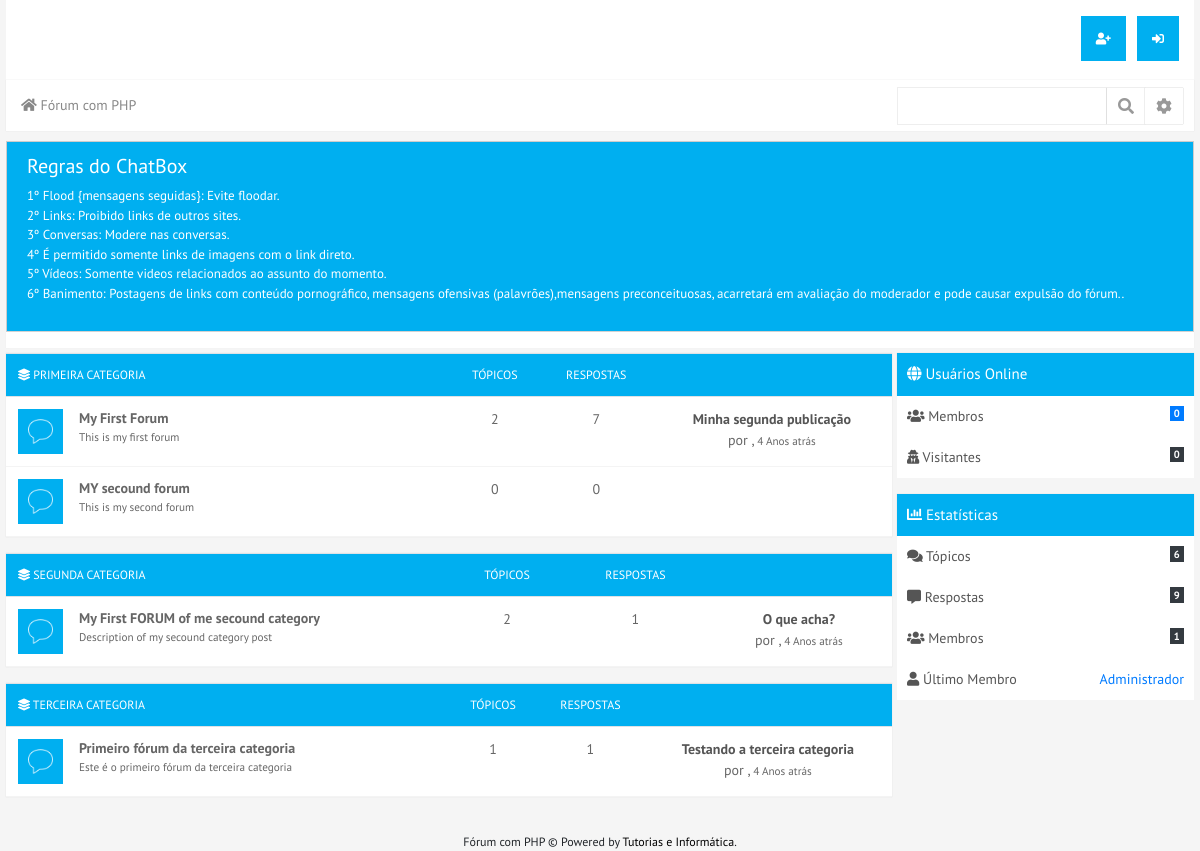
The page /forum/index.php on the database its author committed.
### tables this page shows
CREATE TABLE `configs_site` (
  `id` int(20) NOT NULL,
  `titulo` varchar(200) NOT NULL,
  `pontos_por_curtidas` int(20) NOT NULL DEFAULT '1',
  `description` varchar(200) DEFAULT NULL,
  `keywords` varchar(200) DEFAULT NULL,
  `banner` varchar(200) DEFAULT NULL,
  `icon` varchar(200) DEFAULT NULL
);

CREATE TABLE `chatbox` (
  `id` int(11) NOT NULL,
  `regras` text NOT NULL,
  `min_permission` int(200) NOT NULL DEFAULT '0'
);

CREATE TABLE `categorias` (
  `id` int(20) NOT NULL,
  `categoria` varchar(200) NOT NULL
);

CREATE TABLE `forums` (
  `id` int(20) NOT NULL,
  `categoria` varchar(200) NOT NULL,
  `titulo` varchar(200) NOT NULL,
  `descricao` varchar(200) NOT NULL,
  `status` int(200) NOT NULL,
  `permissao` int(20) NOT NULL
);

CREATE TABLE `topicos` (
  `id` int(20) NOT NULL,
  `forum` int(20) NOT NULL,
  `categoria` int(200) NOT NULL,
  `visitas` int(200) NOT NULL DEFAULT '0',
  `titulo` varchar(200) NOT NULL,
  `mensagem` text NOT NULL,
  `postador` varchar(200) NOT NULL,
  `data` varchar(200) NOT NULL,
  `status` int(20) NOT NULL DEFAULT '1',
  `curtidas` int(200) DEFAULT '0',
  `resolvido` int(20) NOT NULL DEFAULT '0',
  `fixo` int(20) NOT NULL DEFAULT '0'
);

CREATE TABLE `respostas` (
  `id` int(20) NOT NULL,
  `id_topico` int(20) NOT NULL,
  `id_forum` int(200) NOT NULL,
  `id_categoria` int(200) NOT NULL,
  `postador` varchar(200) NOT NULL,
  `resposta` text NOT NULL,
  `data` varchar(200) NOT NULL,
  `curtidas` int(200) NOT NULL
);

CREATE TABLE `usuarios` (
  `id` int(20) NOT NULL,
  `nome` varchar(200) NOT NULL,
  `usuario` varchar(200) NOT NULL,
  `foto` varchar(200) NOT NULL,
  `senha` varchar(200) NOT NULL,
  `email` varchar(200) NOT NULL,
  `nivel` int(200) NOT NULL DEFAULT '0',
  `pontos` int(200) NOT NULL DEFAULT '1',
  `ativo` int(20) NOT NULL DEFAULT '1',
  `ativo_chat` int(20) NOT NULL DEFAULT '1',
  `nascimento` varchar(200) DEFAULT NULL,
  `sexo` int(20) DEFAULT NULL,
  `pais` varchar(200) DEFAULT NULL,
  `estado` varchar(200) DEFAULT NULL,
  `sobre` varchar(200) DEFAULT NULL,
  `hobbies` varchar(200) DEFAULT NULL,
  `skills` varchar(200) DEFAULT NULL,
  `data_cadastro` varchar(200) DEFAULT NULL
);

### forum/pags/inicio.php (called while the page is built)
<?php
	$forum = new forum($con);
	$forum->get_category();
?>

### forum/lib/classes.php (the view, shortened to what this page needs)
<?php
	class forum extends usuarios{
		public $con = null;
		public function __construct($con){
			$this->con = $con;
		}
		public function strReplace($str) {
		    $str = preg_replace('/[áàãâä]/ui', 'a', $str);
		    $str = preg_replace('/[éèêë]/ui', 'e', $str);
		    $str = preg_replace('/[íìîï]/ui', 'i', $str);
		    $str = preg_replace('/[óòõôö]/ui', 'o', $str);
		    $str = preg_replace('/[úùûü]/ui', 'u', $str);
		    $str = preg_replace('/[ç]/ui', 'c', $str);
		    $str = preg_replace('/[^a-z0-9]/i', '_', $str);
		    $str = preg_replace('/_+/', '_', $str);
		    return $str;
		}
		function get_data(){
			return date('d-m-Y H:i:s');
		}
		function calculaDias($diaX,$diaY){
		$data1 = new DateTime($diaX);
		$data2 = new DateTime($diaY);
		$intervalo = $data1->diff($data2);
		if($intervalo->y > 1){
		  return $intervalo->y." Anos atrás";
		}elseif($intervalo->y == 1){
		  return $intervalo->y." Ano atrás";
		}elseif($intervalo->m > 1){
		  return $intervalo->m." Meses atrás";
		}elseif($intervalo->m == 1){
		  return $intervalo->m." Mês atrás";
		}elseif($intervalo->d > 1){
		  return $intervalo->d." Dias atrás";
		}elseif($intervalo->d == 1){
		  return $intervalo->d." Dia atrás";
		}elseif($intervalo->h > 1){
		  return $intervalo->h." Horas atrás";
		}elseif($intervalo->h == 1){
		  return $intervalo->h." Hora atrás";
		}elseif($intervalo->i > 1 && $intervalo->i < 59){
		  return $intervalo->i." Minutos atrás";
		}elseif($intervalo->i == 1){
		  return $intervalo->i." Minuto atrás";
		}elseif($intervalo->s < 60 && $intervalo->i <= 0){
		  return $intervalo->s." Segundo atrás";
		}
	}
	public function carrega_pagina($con){
			$url = (isset($_GET['pagina'])) ? $_GET['pagina'] : 'inicio';
			$explode = explode('/', $url);
			$dir = "pags/";
			$ext = ".php";
			if(file_exists($dir.$explode['0'].$ext)){
			  require_once($dir.$explode['0'].$ext);
			}else{
			  echo '<div class="alert alert-danger">Página não encontrada!</div>';
			}
		}
		public function mainmenu(){
			echo "
			<div class='main-title'>
			<div class='row'>
				<div class='col-sm-8'>
				  </div>
				<div class='col-sm-4'>
					<ul align='right'>";
						if(isset($_SESSION['userLogin'])){
						echo "
						<li><a href=''><i class='fas fa-home'></i></a></li>
						<li><a href='perfil/{$this->usuario}'><i class='fas fa-user'></i>{$this->badgesSolicitations()}</a></li>
						<li><a href='mensagens/'><i class='fas fa-envelope'></i>{$this->badgesMessages()}</a></li>
						<li id='logout'><a href='sair/'><i class='fas fa-power-off'></i></a></li>
						<?php ";
						}else{
						echo "
						<li><a href='registro/' data-toggle='tooltip' data-placement='top' title='Cadastrar-se'><i class='fas fa-user-plus'></i></a></li>
						<li data-toggle='tooltip' data-placement='top' title='Entrar'><a href='' data-toggle='modal' data-target='#exampleModal'><i class='fas fa-sign-in-alt'></i></a></li>";
						}
					echo "
					</ul>
				</div>
			</div>
		</div>
	    <div class='main-menu'>
	      	<div class='row'>
		      	<div class='col-sm-9'>
			  		<nav aria-label='breadcrumb'>
				  <ol class='breadcrumb'>
				    <li class='breadcrumb-item'><a href='inicio/'><i class='fas fa-home'></i> {$this->get_siteinfos('titulo')}</a></li>";
					   echo "
					  </ol>
					</nav>
		      	</div>
		      	<div class='col-sm-3 form-inline'>
		      		<div class='form-group'>
		      			<form method='POST' action='buscar/'>
		      				<input type='text' name='resultado' class='form-control' required>
		      		</div>
		      		<div class='form-group'>
		      				<button type='submit' class='btn btn-secoundary'><i class='fas fa-search'></i></button>
		      				<input type='hidden' name='env' value='form'>
		      			</form>
		      		</div>
		      		<div class='form-group'>
	      				<button type='button' class='btn btn-secoundary' data-toggle='dropdown' aria-haspopup='true' aria-expanded='false' id='btnGroupDrop1'><i class='fas fa-cog'></i></button>
	      				<div class='dropdown-menu' aria-labelledby='btnGroupDrop1'>
					      <!--<a class='dropdown-item' href='#'>Dropdown link</a>
					      <a class='dropdown-item' href='#'>Dropdown link</a>-->
					    </div>
		      		</div>
		      	</div>
	      	</div>
	    </div>
			";
		}
		public function get_category(){
			$query = $this->con->prepare("SELECT * FROM categorias ORDER BY id ASC");
			$query->execute();
			$get = $query->get_result();
			if($get->num_rows > 0){
				while($dados_categorias = $get->fetch_array()){
					$categoryId = $dados_categorias['id'];
					echo "<div class='table-responsive-xl'>
						<table class='table topics'>
							<tr>
								<th class='title'><i class='fas fa-layer-group'></i> {$dados_categorias['categoria']}</th>
								<th class='center'>Tópicos</th>
								<th class='center'>Respostas</th>
								<th class='center'></th>
							</tr>";
					$this->get_forums($categoryId);
					echo "</tr></table></div>";
				}
			}
		}
		public function get_forums($id){
			$query = $this->con->prepare("SELECT * FROM forums WHERE categoria = ?");
			$query->bind_param("i", $id);
			$query->execute();
			$get = $query->get_result();
			if($get->num_rows > 0){
				while($dados_forums = $get->fetch_array()){
					switch($dados_forums['status']){
						case 1:
							$class = 'open';
							$img = 'images/icon-message.png';
						break;
					}
			echo "<tr>
  					<td>
		  				<div class='media'>
		  					<img class='mr-3 {$class}' src='{$img}'>
		  					<div class='media-body'>
		  						<label  style='line-height: normal;'><a href='forum/{$dados_forums['id']}-".strtolower($this->strReplace($dados_forums['titulo']))."'>{$dados_forums['titulo']}</a><br>
		  						<span class='small'>{$dados_forums['descricao']}</span></label>
		  					</div>
		  				</div>
		  			</td>";
		  			$this->get_totaltopics($dados_forums['id'], $id);
		  			$this->get_totalrespostas($dados_forums['id'], $id);
		  			$this->get_lastPost($dados_forums['id'], $id);
				}
			}
		}
		public function get_totaltopics($id, $id_categoria){
			$query = $this->con->prepare("SELECT * FROM topicos WHERE forum = ? AND categoria = ?");
			$query->bind_param("ss", $id, $id_categoria);
			$query->execute();
			$total = $query->get_result()->num_rows;
			echo "<td  class='center'>{$total}</td>";
		}
		public function get_totalrespostas($id, $id_categoria){
			$query = $this->con->prepare("SELECT * FROM respostas WHERE id_forum = ? AND id_categoria = ?") OR DIE ($this->con->error);
			$query->bind_param("ss", $id, $id_categoria);
			$query->execute();
			$total = $query->get_result()->num_rows;
			echo "<td class='center'>{$total}</td>";
		}
		public function get_lastPost($id_forum, $id_categoria){
			$query = $this->con->prepare("SELECT * FROM respostas WHERE id_forum = ? AND id_categoria = ? ORDER BY id DESC LIMIT 1");
			$query->bind_param("ss", $id_forum, $id_categoria);
			$query->execute();
			$get = $query->get_result();
			$total = $get->num_rows;
			$dados = $get->fetch_assoc();
			echo "<td class='center'>";
			if($total > 0){
			$sql = $this->con->prepare("SELECT * FROM topicos WHERE id = ?");
			$sql->bind_param("s", $dados['id_topico']);
			$sql->execute();
			$dadosT = $sql->get_result()->fetch_assoc();
			$stmt = $this->con->prepare("SELECT * FROM usuarios WHERE usuario = ?");
			$stmt->bind_param("s", $dados['postador']);
			$stmt->execute();
			$dadosU = $stmt->get_result()->fetch_assoc();
			switch ($dadosU['nivel']) {
				case 0:
					$class = 'type-user';
				break;
			}
			echo "<span class='title'><a href='topico/{$dadosT['id']}-".strtolower($this->strReplace($dadosT['titulo']))."'>{$dadosT['titulo']}</a></span>
					<br> por <span class='{$class}'><a href='perfil/{$dadosU['usuario']}'>{$dadosU['nome']}</a></span>, <span class='small'>{$this->calculaDias($dados['data'], $this->get_data())}</span>";
			echo "</td>";
		}
	}
	public function get_chatbox(){
		$sql = $this->con->prepare("SELECT * FROM chatbox");
		$sql->execute();
		$get = $sql->get_result();
		$dados = $get->fetch_assoc();
		echo "
		<div class='chatbox-full'>
		<div class='row'>
				<div class='col-sm-12'>
					<div class='alert alert-success'>
						{$dados['regras']}
					</div>
				</div>
			";
		$style = null;
		$placeholder = null;
		$show = null;
		$col = "col-sm-9";
		if(!isset($_SESSION['userLogin'])){
   			$style = "style='display:none;'";
   			$col = "col-sm-12";
   			$show = "disabled";
   		}else if(isset($_SESSION['userLogin']) && $this->ativo_chat == 0 || $this->ativo == 0){
   			$col = "col-sm-9";
   			$show = "disabled";
   			$placeholder = "placeholder='Você está bloquado.'";
   		}else if(isset($_SESSION['userLogin']) && $this->nivel < $dados['min_permission']){
   			$col = "col-sm-9";
   			$show = "disabled";
   			$placeholder = "placeholder='Usuários com este nível não podem utilizar o chat'";
   		}
		echo "
			<div class='{$col}'>
				<div class='chatbox'>
				<ul>";
		echo "
			</ul>
		</div>
   	</div>";
   		echo "<div class='col-sm-3' "; echo $style; echo ">
   			<form method='POST'>
   				<textarea class='form-control' rows='4' name='msg' "; echo $placeholder; echo $show; echo"></textarea>
   				<div class='options' align='center'>
	   				<button type='submit' class='btn btn-info btn-sm' {$show}>Enviar</button>
	   				<button type='reset' class='btn btn-primary btn-sm'>Limpar</button>
	   				<input type='hidden' name='env' value='envchat'>
   				</div>
   			</form>";
   		echo "</div></div></div>";
	}
	public function get_totalMembersOnline(){
		$sql = $this->con->prepare("SELECT * FROM usuarios_online WHERE sessao IS NOT NULL");
		$sql->execute();
		return $sql->get_result()->num_rows;
	}
	public function get_totalVisitantesOnline(){
		$sql = $this->con->prepare("SELECT * FROM usuarios_online WHERE sessao IS NULL");
		$sql->execute();
		return $sql->get_result()->num_rows;
	}
	public function get_numTopics(){
		$sql = $this->con->prepare("SELECT * FROM topicos");
		$sql->execute();
		return $sql->get_result()->num_rows;
	}
	public function get_numrespostas(){
		$sql = $this->con->prepare("SELECT * FROM respostas");
		$sql->execute();
		return $sql->get_result()->num_rows;
	}
	public function get_numusers(){
		$sql = $this->con->prepare("SELECT * FROM usuarios");
		$sql->execute();
		return $sql->get_result()->num_rows;
	}
	public function get_lastuser($valor){
		$sql = $this->con->prepare("SELECT * FROM usuarios ORDER BY id DESC LIMIT 1");
		$sql->execute();
		$get = $sql->get_result();
		$dados = $get->fetch_assoc();
		return $dados[$valor];
	}
	public function get_siteinfos($valor){
		$sql = $this->con->prepare("SELECT * FROM configs_site");
		$sql->execute();
		$get = $sql->get_result();
		$dados = $get->fetch_assoc();
		return $dados[$valor];
	}
	public function rightMenu(){
		echo "
		<div class='col-sm-3'>
    <div class='right-menu-title'><i class='fas fa-globe'></i> Usuários Online</div>
    <div class='right-menu'>
      <ul>
        <li><i class='fas fa-users'></i> Membros <span class='float-right badge badge-primary'>{$this->get_totalMembersOnline()}</span></li>
        <li><i class='fas fa-user-secret'></i> Visitantes <span class='float-right badge badge-dark'>{$this->get_totalVisitantesOnline()}</span></li>
      </ul>
	</div>
  <div class='right-menu-title'><i class='fas fa-chart-bar'></i> Estatísticas</div>
    <div class='right-menu'>
      <ul>
        <li><i class='fas fa-comments'></i> Tópicos <span class='float-right badge badge-dark'>{$this->get_numTopics()}</span></li>
        <li><i class='fas fa-comment-alt'></i> Respostas <span class='float-right badge badge-dark'>{$this->get_numrespostas()}</span></li>
        <li><i class='fas fa-users'></i> Membros <span class='float-right badge badge-dark'>{$this->get_numusers()}</span></li>
        <li><i class='fas fa-user'></i> Último Membro <span class='float-right'><a href='perfil/{$this->get_lastuser('usuario')}' class='text-primary'>{$this->get_lastuser('nome')}</a></span></li>
      </ul>
  </div>
</div>";
	}
}
?>

### forum/index.php (shortened to what this page needs)
<?php
	include_once("lib/includes.php");
	$forum = new forum($con);
?>
<!doctype html>
<html lang="en">
  <head>
    <title><?php $forum->gera_titulo();?></title>
    <link rel="stylesheet" href="css/bootstrap.min.css">
    <link rel="stylesheet" href="https://use.fontawesome.com/releases/v5.3.1/css/all.css">
    <?php $cor = (isset($_GET['cor'])) ? $_GET['cor'] : 'styleblue';?>
    <link rel="stylesheet" href="css/<?php echo $cor;?>.css"/>
    <link href="css/prism.css" rel="stylesheet"/>
  </head>
  <body>
  	<?php
  		$forum->mainmenu();
  		$forum->get_chatbox();
      $forum->grava_ip_online();
    ?>
  <div class="row">
  	<div class="col-sm-9">
	  	<?php
        $forum->carrega_pagina($con);
      ?>
  	</div>
	<?php $forum->rightMenu();?>
</div>
<?php $forum->modalLogin();?>
  </body>
  <footer><?php echo $forum->get_siteinfos("titulo");?> &copy; Powered by <a href="http://www.tutoriaiseinformatica.com">Tutorias e Informática</a>.</footer>
</html>

### rows shown on the page
configs_site: titulo "Fórum com PHP"
chatbox: regras "Regras do ChatBox 1º Flood {mensagens seguidas}: Evite floodar. 2º Links: Proibido links de outros sites. 3º Conversas: Modere nas conversas. 4º É permitido somente links de imagens com o link direto. 5º Vídeos: Somente videos relacionados ao assunto do momento. 6º Banimento: Postagens de links com conteúdo pornográfico, mensagens ofensivas (palavrões),mensagens preconceituosas, acarretará em avaliação do moderador e pode causar expulsão do fórum.."
categorias: categoria "PRIMEIRA CATEGORIA"
forums: titulo "My First Forum", descricao "This is my first forum", total "2", total "7", topicos.titulo "Minha segunda publicação", respostas.data "4 Anos atrás"
forums: titulo "MY secound forum", descricao "This is my second forum", total "0"
categorias: categoria "SEGUNDA CATEGORIA"
forums: titulo "My First FORUM of me secound category", descricao "Description of my secound category post", total "2", total "1", topicos.titulo "O que acha?", respostas.data "4 Anos atrás"
categorias: categoria "TERCEIRA CATEGORIA"
forums: titulo "Primeiro fórum da terceira categoria", descricao "Este é o primeiro fórum da terceira categoria", total "1", topicos.titulo "Testando a terceira categoria", respostas.data "4 Anos atrás"
usuarios: nome "Administrador"

### other values the page prints
$this->get_totalMembersOnline() "0"
$this->get_totalVisitantesOnline() "0"
$this->get_numTopics() "6"
$this->get_numrespostas() "9"
$this->get_numusers() "1"
